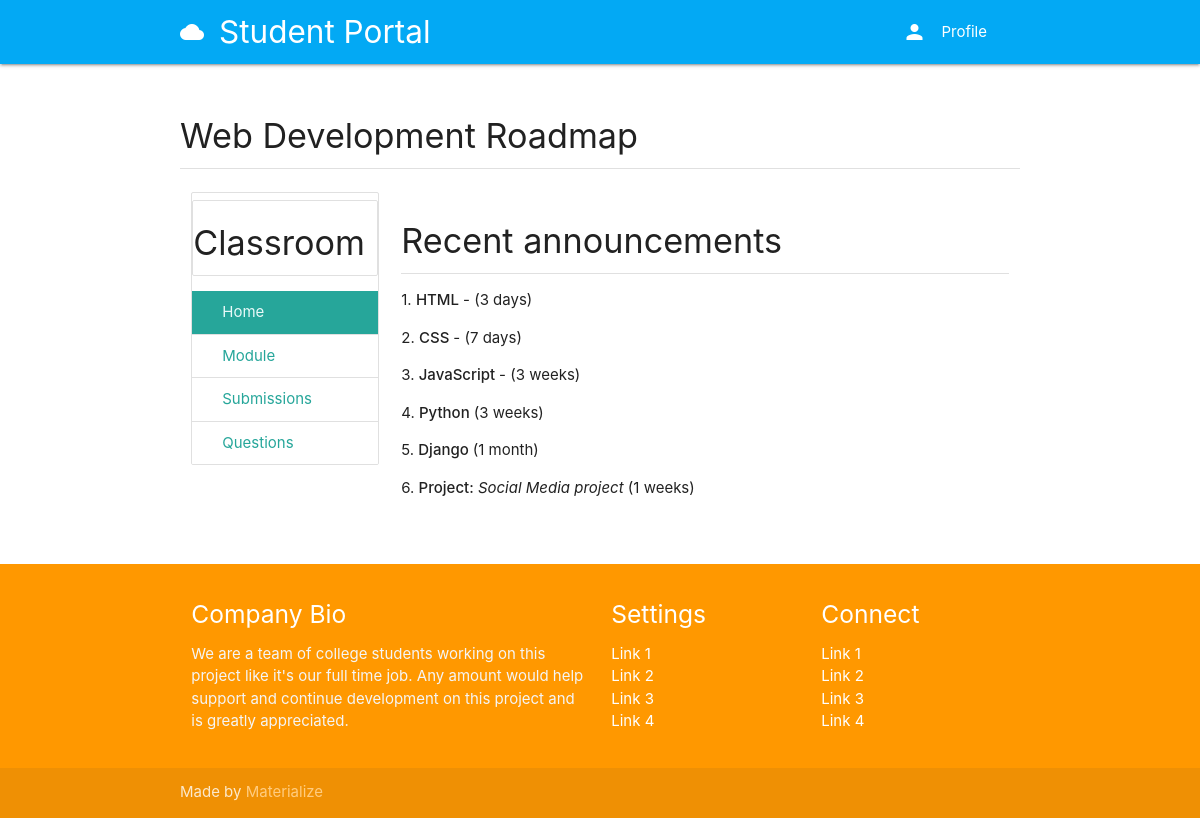
Page /course/67ff0d4c-8493-4ec7-ad43-91e64e4634ac on the committed database.
### classroom/models.py (models this page shows, shortened)
class Course(models.Model):
    id = models.UUIDField(primary_key=True, default=uuid.uuid4, editable=False)
    picture = models.ImageField(upload_to=user_directory_path)
    title = models.CharField(max_length=200)
    description = models.CharField(max_length=300)
    category = models.ForeignKey(Category, on_delete=models.CASCADE)
    syllabus = RichTextField()
    user = models.ForeignKey(User, on_delete=models.CASCADE, related_name='Course_Owner')
    enrolled = models.ManyToManyField(User, related_name='Enrolled_User')
    modules = models.ManyToManyField(Module, related_name='Course_Modules')

### classroom/views.py (the view)
# urls.py: path('<course_id>', course_details, name='course_details'),
def course_details(request, course_id):
    user = request.user
    course = get_object_or_404(Course, id=course_id)
    teacher_mode = False
    if user == course.user:
        teacher_mode = True
    context = {
        'teacher_mode': teacher_mode,
        'course': course,
    }
    template = loader.get_template('classroom/course.html')
    return HttpResponse(template.render(context, request))

### authy/views.py (called while the page is built)
def side_nav_info(request):
	user = request.user
	nav_profile = None
	if user.is_authenticated:
		nav_profile = Profile.objects.get(user=user)
	return {'nav_profile': nav_profile}

### student_portal/templates/classroom/course.html (shortened to what this page needs)
{% extends 'base.html' %}
{% load static %}
{% block content %}
<div class="section">
  <h4>{{ course.title }}</h4>
  <div class="divider"></div>
</div>
<div class="row">
  <div class="col s3">
    <ul class="collection with-header">
      <li class="collection header"><h4>Classroom</h4></li>
      <a href="{% url 'course_details' course.id %}" class="collection-item active">Home</a>
      <a href="{% url 'course_modules' course.id %}" class="collection-item">Module</a>
      <a href="#" class="collection-item">Submissions</a>
      <a href="#" class="collection-item">Questions</a>
    </ul>
  </div>
  <div class="col s9">
    <div class="section">
      <h4 class="">Recent announcements</h4>
      <div class="divider"></div>
      {{ course.syllabus | safe}}
    </div>
  </div>
</div>
{% endblock %}

### rows in the picture
Course: title "Web Development Roadmap", syllabus "1. HTML - (3 days) 2. CSS - (7 days) 3. JavaScript - (3 weeks) 4. Python (3 weeks) 5. Django (1 month) 6. Project: Social Media project (1 weeks)"
